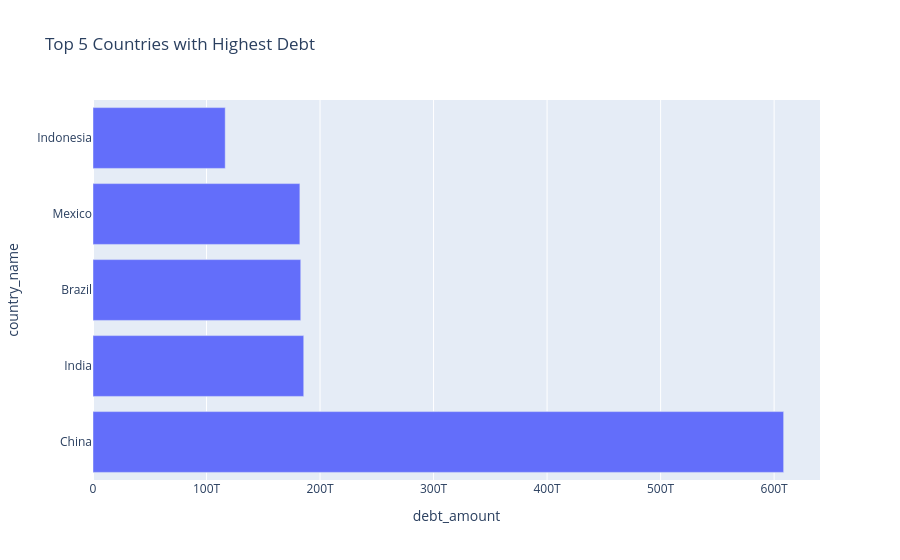

Write notebook code for a chart like this one.
### Code cell
# horizontal bar chart of top 5 countries with highest debt
import plotly.express as px

fig = px.bar(data_frame=top_5_countries_debt, x='debt_amount', y='country_name', orientation='h', title='Top 5 Countries with Highest Debt')
fig.show()

### Figure 1 — Plotly figure (JSON) as saved in the notebook; plotly's stock layout.template omitted (floating-point values rounded to 4 significant figures)
{"data": [{"hovertemplate": "debt_amount=%{x}<br>country_name=%{y}<extra></extra>", "legendgroup": "", "marker": {"color": "#636efa", "pattern": {"shape": ""}}, "name": "", "orientation": "h", "showlegend": false, "textposition": "auto", "type": "bar", "x": [608400000000000.0, 185600000000000.0, 183000000000000.0, 182200000000000.0, 116500000000000.0], "xaxis": "x", "y": ["China", "India", "Brazil", "Mexico", "Indonesia"], "yaxis": "y"}], "layout": {"barmode": "relative", "legend": {"tracegroupgap": 0}, "title": {"text": "Top 5 Countries with Highest Debt"}, "xaxis": {"anchor": "y", "domain": [0, 1], "title": {"text": "debt_amount"}}, "yaxis": {"anchor": "x", "domain": [0, 1], "title": {"text": "country_name"}}}}
